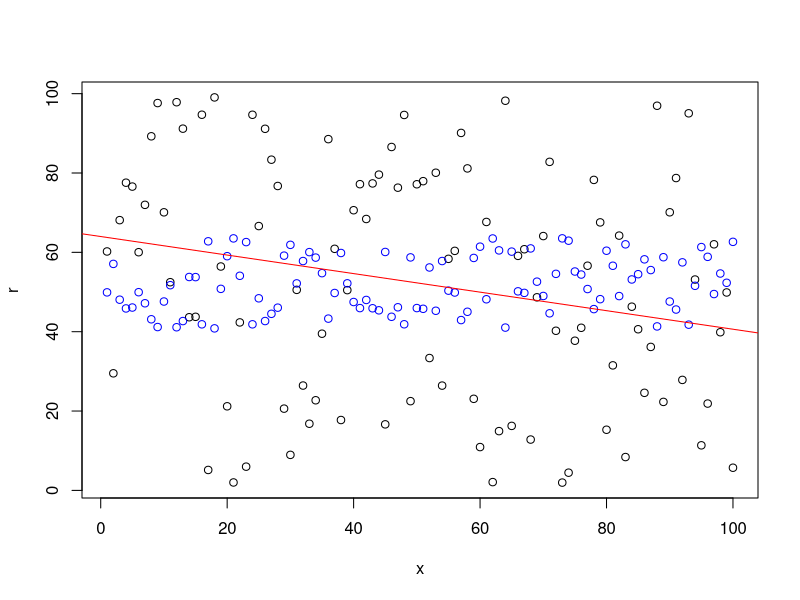

The R script that drew this image:
x <- 1:100
r <- runif(100, min=0, max=100)

lin_regression_params <- function(x,r,N)
{
 w1 = (sum(x*r)-mean(x)*mean(r)*N)/(sum(x*x)-N*mean(x)*mean(x))
 w0 = mean(r) - w1*mean(x)
 return(c(w0,w1))
}

calc_line <- function(params,samples)
{
  y<-params[2]*samples+params[1]
  return(y)
}

line_vals = calc_line(lin_regression_params(x,r,100),r)


plot(x,r)
points(x,line_vals,col="blue")
abline(lm(r~x), col="red")

